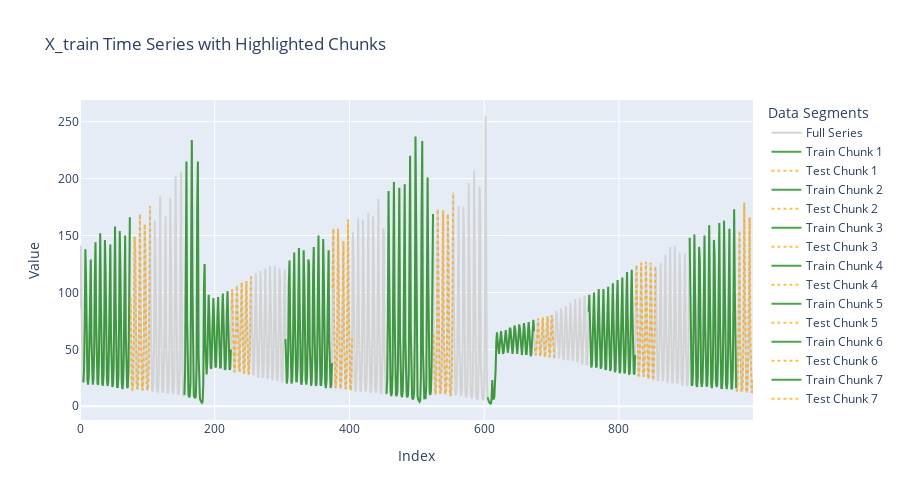

Write notebook code for a chart like this one.
### Code cell
# Skipping some values in between chunks
n_lags = 5
lagged_df = create_lagged_features(series=series, n_lags=n_lags, dropna=True)

train_size = 0.7
total_size = 100
stride = 150

splits = train_test_split_lagged(df=lagged_df, train_size=train_size, total_size=total_size, stride=stride)
plot_lagged_chunks(series=series, splits=splits, n_lags=n_lags, stride=stride)

### Figure 1 — Plotly figure (JSON) as saved in the notebook; plotly's stock layout.template omitted (floating-point values rounded to 4 significant figures; data arrays with more than 128 entries replaced by an {"elided": "..."} marker saying what was removed)
{"data": [{"line": {"color": "lightgray"}, "mode": "lines", "name": "Full Series", "type": "scatter", "x": {"elided": "1000 int values"}, "y": {"elided": "1000 int values"}}, {"line": {"color": "green", "width": 2}, "mode": "lines", "name": "Train Chunk 1", "opacity": 0.7, "type": "scatter", "x": [5, 6, 7, 8, 9, 10, 11, 12, 13, 14, 15, 16, 17, 18, 19, 20, 21, 22, 23, 24, 25, 26, 27, 28, 29, 30, 31, 32, 33, 34, 35, 36, 37, 38, 39, 40, 41, 42, 43, 44, 45, 46, 47, 48, 49, 50, 51, 52, 53, 54, 55, 56, 57, 58, 59, 60, 61, 62, 63, 64, 65, 66, 67, 68, 69, 70, 71, 72, 73, 74], "y": [21, 32, 72, 138, 111, 48, 23, 19, 27, 59, 129, 129, 58, 27, 19, 24, 46, 112, 144, 73, 30, 20, 19, 37, 92, 152, 93, 36, 20, 18, 29, 71, 146, 117, 46, 23, 18, 22, 52, 128, 142, 62, 26, 17, 19, 37, 100, 158, 86, 32, 17, 17, 27, 72, 154, 118, 43, 20, 15, 21, 47, 128, 150, 63, 24, 16, 17, 33, 92, 166]}, {"line": {"color": "orange", "dash": "dot", "width": 2}, "mode": "lines", "name": "Test Chunk 1", "opacity": 0.7, "type": "scatter", "x": [75, 76, 77, 78, 79, 80, 81, 82, 83, 84, 85, 86, 87, 88, 89, 90, 91, 92, 93, 94, 95, 96, 97, 98, 99, 100, 101, 102, 103, 104], "y": [95, 33, 16, 14, 22, 58, 149, 137, 50, 20, 15, 16, 35, 106, 169, 82, 28, 15, 14, 23, 65, 160, 133, 45, 18, 14, 16, 36, 111, 176]}, {"line": {"color": "green", "width": 2}, "mode": "lines", "name": "Train Chunk 2", "opacity": 0.7, "type": "scatter", "x": [155, 156, 157, 158, 159, 160, 161, 162, 163, 164, 165, 166, 167, 168, 169, 170, 171, 172, 173, 174, 175, 176, 177, 178, 179, 180, 181, 182, 183, 184, 185, 186, 187, 188, 189, 190, 191, 192, 193, 194, 195, 196, 197, 198, 199, 200, 201, 202, 203, 204, 205, 206, 207, 208, 209, 210, 211, 212, 213, 214, 215, 216, 217, 218, 219, 220, 221, 222, 223, 224], "y": [10, 30, 120, 215, 77, 20, 10, 8, 9, 21, 95, 234, 99, 22, 9, 8, 7, 9, 35, 176, 215, 46, 11, 7, 5, 4, 3, 4, 19, 105, 125, 55, 30, 28, 41, 71, 98, 79, 49, 34, 33, 47, 75, 95, 76, 48, 34, 35, 49, 78, 96, 75, 47, 34, 34, 49, 81, 99, 76, 46, 32, 33, 49, 83, 101, 74, 44, 32, 33, 50]}, {"line": {"color": "orange", "dash": "dot", "width": 2}, "mode": "lines", "name": "Test Chunk 2", "opacity": 0.7, "type": "scatter", "x": [225, 226, 227, 228, 229, 230, 231, 232, 233, 234, 235, 236, 237, 238, 239, 240, 241, 242, 243, 244, 245, 246, 247, 248, 249, 250, 251, 252, 253, 254], "y": [85, 103, 73, 43, 30, 31, 49, 85, 106, 74, 43, 31, 31, 49, 87, 109, 76, 41, 29, 30, 47, 87, 110, 76, 41, 28, 30, 47, 88, 114]}, {"line": {"color": "green", "width": 2}, "mode": "lines", "name": "Train Chunk 3", "opacity": 0.7, "type": "scatter", "x": [305, 306, 307, 308, 309, 310, 311, 312, 313, 314, 315, 316, 317, 318, 319, 320, 321, 322, 323, 324, 325, 326, 327, 328, 329, 330, 331, 332, 333, 334, 335, 336, 337, 338, 339, 340, 341, 342, 343, 344, 345, 346, 347, 348, 349, 350, 351, 352, 353, 354, 355, 356, 357, 358, 359, 360, 361, 362, 363, 364, 365, 366, 367, 368, 369, 370, 371, 372, 373, 374], "y": [59, 28, 20, 25, 49, 109, 128, 68, 31, 20, 23, 43, 98, 135, 77, 34, 22, 22, 36, 86, 139, 91, 38, 21, 19, 30, 73, 137, 107, 44, 23, 19, 26, 59, 129, 125, 55, 24, 18, 22, 47, 114, 140, 68, 28, 18, 19, 36, 93, 150, 88, 34, 19, 18, 28, 72, 147, 112, 43, 20, 16, 23, 53, 131, 137, 58, 24, 16, 19, 38]}, {"line": {"color": "orange", "dash": "dot", "width": 2}, "mode": "lines", "name": "Test Chunk 3", "opacity": 0.7, "type": "scatter", "x": [375, 376, 377, 378, 379, 380, 381, 382, 383, 384, 385, 386, 387, 388, 389, 390, 391, 392, 393, 394, 395, 396, 397, 398, 399, 400, 401, 402, 403, 404], "y": [104, 156, 80, 30, 17, 16, 28, 75, 156, 112, 40, 18, 15, 21, 51, 132, 145, 59, 22, 15, 17, 32, 96, 164, 89, 30, 16, 14, 24, 62]}, {"line": {"color": "green", "width": 2}, "mode": "lines", "name": "Train Chunk 4", "opacity": 0.7, "type": "scatter", "x": [455, 456, 457, 458, 459, 460, 461, 462, 463, 464, 465, 466, 467, 468, 469, 470, 471, 472, 473, 474, 475, 476, 477, 478, 479, 480, 481, 482, 483, 484, 485, 486, 487, 488, 489, 490, 491, 492, 493, 494, 495, 496, 497, 498, 499, 500, 501, 502, 503, 504, 505, 506, 507, 508, 509, 510, 511, 512, 513, 514, 515, 516, 517, 518, 519, 520, 521, 522, 523, 524], "y": [11, 23, 77, 189, 115, 32, 13, 9, 12, 30, 107, 197, 82, 23, 10, 9, 12, 36, 134, 192, 64, 18, 10, 8, 13, 37, 148, 195, 58, 16, 9, 8, 10, 29, 132, 220, 67, 15, 8, 6, 7, 14, 66, 237, 137, 25, 9, 6, 5, 4, 5, 25, 165, 233, 51, 12, 7, 7, 7, 18, 80, 201, 109, 29, 12, 10, 14, 38, 128, 169]}, {"line": {"color": "orange", "dash": "dot", "width": 2}, "mode": "lines", "name": "Test Chunk 4", "opacity": 0.7, "type": "scatter", "x": [525, 526, 527, 528, 529, 530, 531, 532, 533, 534, 535, 536, 537, 538, 539, 540, 541, 542, 543, 544, 545, 546, 547, 548, 549, 550, 551, 552, 553, 554], "y": [63, 20, 11, 11, 23, 74, 173, 114, 34, 14, 11, 14, 37, 122, 172, 67, 21, 11, 11, 20, 64, 169, 131, 39, 13, 9, 12, 28, 100, 188]}, {"line": {"color": "green", "width": 2}, "mode": "lines", "name": "Train Chunk 5", "opacity": 0.7, "type": "scatter", "x": [605, 606, 607, 608, 609, 610, 611, 612, 613, 614, 615, 616, 617, 618, 619, 620, 621, 622, 623, 624, 625, 626, 627, 628, 629, 630, 631, 632, 633, 634, 635, 636, 637, 638, 639, 640, 641, 642, 643, 644, 645, 646, 647, 648, 649, 650, 651, 652, 653, 654, 655, 656, 657, 658, 659, 660, 661, 662, 663, 664, 665, 666, 667, 668, 669, 670, 671, 672, 673, 674], "y": [8, 5, 4, 3, 2, 2, 7, 23, 8, 6, 8, 16, 33, 57, 65, 56, 46, 46, 54, 64, 66, 59, 49, 46, 48, 58, 67, 67, 60, 50, 47, 51, 60, 69, 68, 58, 50, 46, 52, 61, 71, 68, 58, 48, 46, 53, 64, 72, 68, 56, 47, 45, 53, 65, 73, 67, 54, 46, 46, 55, 67, 74, 66, 54, 44, 46, 55, 70, 76, 66]}, {"line": {"color": "orange", "dash": "dot", "width": 2}, "mode": "lines", "name": "Test Chunk 5", "opacity": 0.7, "type": "scatter", "x": [675, 676, 677, 678, 679, 680, 681, 682, 683, 684, 685, 686, 687, 688, 689, 690, 691, 692, 693, 694, 695, 696, 697, 698, 699, 700, 701, 702, 703, 704], "y": [51, 45, 46, 58, 73, 77, 65, 52, 44, 46, 59, 75, 78, 64, 49, 43, 47, 61, 78, 79, 63, 47, 43, 47, 63, 80, 79, 61, 46, 42]}, {"line": {"color": "green", "width": 2}, "mode": "lines", "name": "Train Chunk 6", "opacity": 0.7, "type": "scatter", "x": [755, 756, 757, 758, 759, 760, 761, 762, 763, 764, 765, 766, 767, 768, 769, 770, 771, 772, 773, 774, 775, 776, 777, 778, 779, 780, 781, 782, 783, 784, 785, 786, 787, 788, 789, 790, 791, 792, 793, 794, 795, 796, 797, 798, 799, 800, 801, 802, 803, 804, 805, 806, 807, 808, 809, 810, 811, 812, 813, 814, 815, 816, 817, 818, 819, 820, 821, 822, 823, 824], "y": [83, 98, 74, 47, 34, 37, 53, 85, 100, 74, 45, 34, 35, 54, 87, 103, 72, 43, 33, 35, 53, 88, 103, 73, 43, 32, 33, 53, 91, 105, 72, 41, 31, 33, 54, 91, 108, 72, 41, 30, 32, 51, 93, 111, 74, 41, 29, 31, 51, 93, 113, 75, 40, 29, 30, 49, 92, 118, 78, 41, 28, 29, 46, 90, 120, 82, 42, 29, 28, 45]}, {"line": {"color": "orange", "dash": "dot", "width": 2}, "mode": "lines", "name": "Test Chunk 6", "opacity": 0.7, "type": "scatter", "x": [825, 826, 827, 828, 829, 830, 831, 832, 833, 834, 835, 836, 837, 838, 839, 840, 841, 842, 843, 844, 845, 846, 847, 848, 849, 850, 851, 852, 853, 854], "y": [88, 124, 86, 43, 27, 27, 41, 83, 126, 91, 45, 27, 26, 38, 78, 127, 99, 47, 27, 24, 35, 72, 126, 106, 52, 28, 23, 32, 65, 123]}, {"line": {"color": "green", "width": 2}, "mode": "lines", "name": "Train Chunk 7", "opacity": 0.7, "type": "scatter", "x": [905, 906, 907, 908, 909, 910, 911, 912, 913, 914, 915, 916, 917, 918, 919, 920, 921, 922, 923, 924, 925, 926, 927, 928, 929, 930, 931, 932, 933, 934, 935, 936, 937, 938, 939, 940, 941, 942, 943, 944, 945, 946, 947, 948, 949, 950, 951, 952, 953, 954, 955, 956, 957, 958, 959, 960, 961, 962, 963, 964, 965, 966, 967, 968, 969, 970, 971, 972, 973, 974], "y": [148, 79, 32, 18, 19, 32, 82, 151, 100, 39, 19, 17, 25, 62, 140, 128, 52, 22, 17, 21, 44, 116, 150, 71, 27, 18, 18, 32, 88, 159, 98, 36, 19, 16, 25, 61, 146, 132, 52, 21, 17, 19, 41, 113, 161, 76, 28, 16, 16, 28, 77, 163, 114, 39, 19, 15, 20, 47, 132, 156, 62, 24, 15, 16, 30, 86, 173, 102, 34, 16]}, {"line": {"color": "orange", "dash": "dot", "width": 2}, "mode": "lines", "name": "Test Chunk 7", "opacity": 0.7, "type": "scatter", "x": [975, 976, 977, 978, 979, 980, 981, 982, 983, 984, 985, 986, 987, 988, 989, 990, 991, 992, 993, 994, 995, 996, 997, 998, 999, 1000, 1001, 1002, 1003, 1004], "y": [13, 19, 50, 141, 154, 57, 21, 13, 14, 27, 87, 179, 103, 33, 15, 12, 18, 45, 136, 166, 61, 20, 12, 13, 23]}], "layout": {"height": 500, "legend": {"title": {"text": "Data Segments"}}, "title": {"text": "X_train Time Series with Highlighted Chunks"}, "xaxis": {"title": {"text": "Index"}}, "yaxis": {"title": {"text": "Value"}}}}
